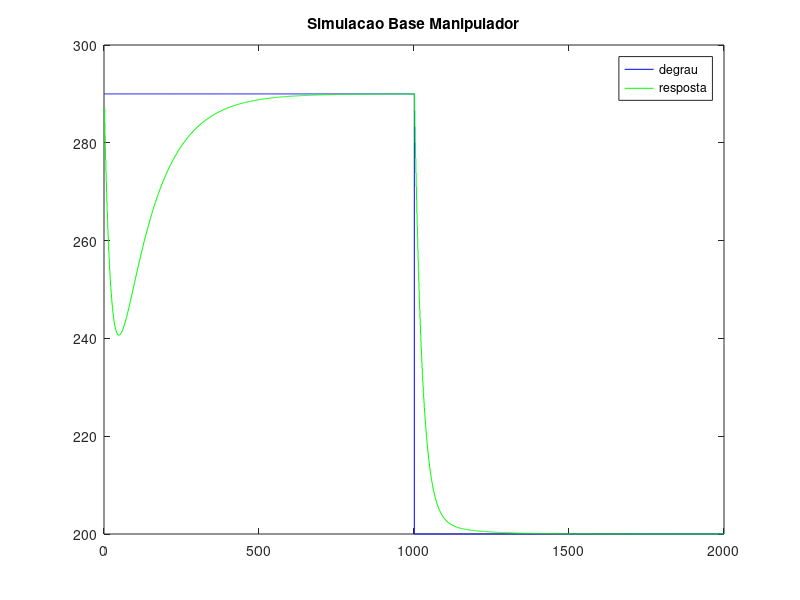
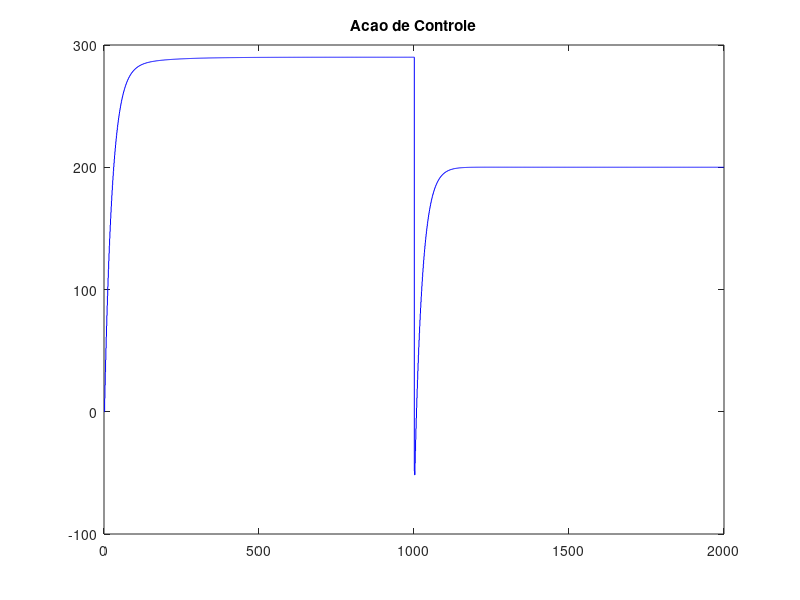
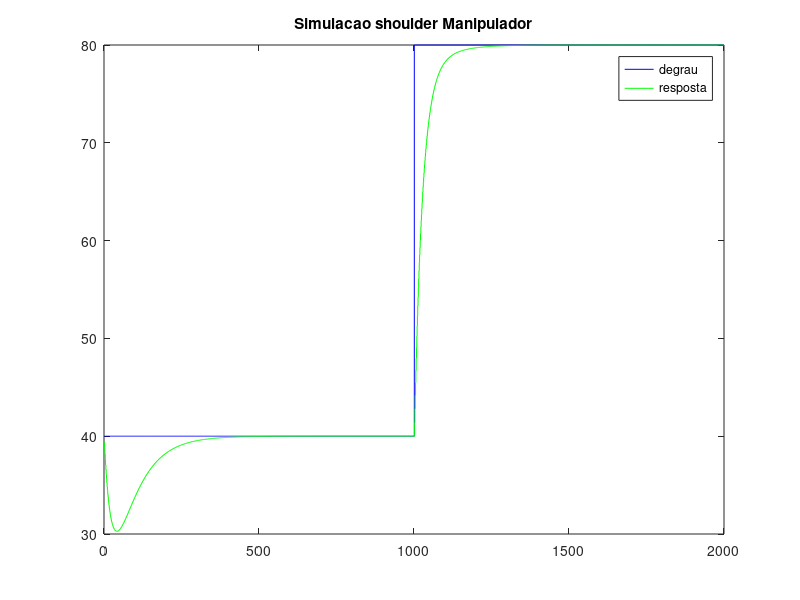
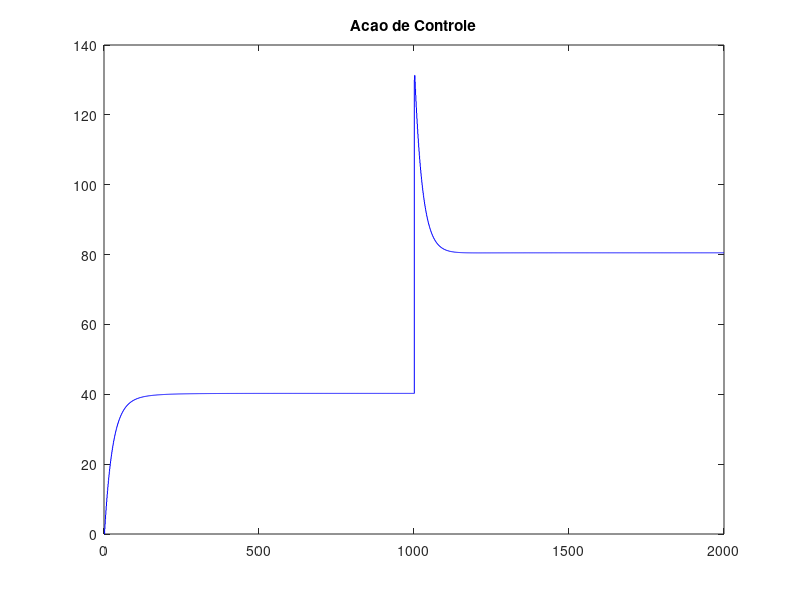

Source code (MATLAB) for these figures, in order:
clc;
close all;

% SO PRO BILLA SABER QUAIS SAO AS FUNCOES DE TRANSFERENCIA

% tf_base = tf([1.005],[1 1.006]);
% tf_base = c2d(tf_base,0.01,'zoh')
% c_base = tf([3.762 3.42],[1 0])
% c_base = c2d(c_base,0.01,'zoh')
% 
% tf_shoulder = tf([1.583],[1 1.596])
% tf_shoulder = c2d(tf_shoulder,0.01,'zoh')
% c_shoulder = tf([2.2436 3.16],[1 0])
% c_shoulder = c2d(c_shoulder,0.01,'zoh')
% 
% tf_forearm = tf([0.9556],[1 0.9407])
% tf_forearm = c2d(tf_forearm,0.01,'zoh')
% c_forearm = tf([3.74 3.4],[1 0])
% c_forearm = c2d(c_forearm,0.01,'zoh')

% BASE
r_k_base = 290;
y_k_base = 290;
y_k_base_delay = 290;
u_k_base = 0;
u_k_base_delay = 0;
e_k_base = 0;
e_k_base_delay = 0;
y_k_base_Output = zeros(1,2000);
r_k_base_Output = zeros(1,2000);
u_k_base_Output = zeros(1,2000);

x_axis = zeros(1,2000);

% SHOULDER
r_k_shoulder = 40;
y_k_shoulder = 40;
y_k_shoulder_delay = 40;
u_k_shoulder = 0;
u_k_shoulder_delay = 0;
e_k_shoulder = 0;
e_k_shoulder_delay = 0;
y_k_shoulder_Output = zeros(1,2000);
r_k_shoulder_Output = zeros(1,2000);
u_k_shoulder_Output = zeros(1,2000);

% FOREARM
r_k_forearm = 32;
y_k_forearm = 32;
y_k_forearm_delay = 32;
u_k_forearm = 0;
u_k_forearm_delay = 0;
e_k_forearm = 0;
e_k_forearm_delay = 0;
y_k_forearm_Output = zeros(1,2000);
r_k_forearm_Output = zeros(1,2000);
u_k_forearm_Output = zeros(1,2000);

for idx = 1:2000
    
    if idx <= 1000
        r_k_base = 290;
        r_k_shoulder = 40;
        r_k_forearm = 32;
    else
        r_k_base = 200;
        r_k_shoulder = 80;
        r_k_forearm = 100;
    end
    
    e_k_base = r_k_base - y_k_base;
    e_k_shoulder = r_k_shoulder - y_k_shoulder;
    e_k_forearm = r_k_forearm - y_k_forearm;
    
    u_k_base = u_k_base_delay + 3.762*e_k_base - 3.728*e_k_base_delay;
    u_k_shoulder = u_k_shoulder_delay + 2.244*e_k_shoulder - 2.212*e_k_shoulder_delay;
    u_k_forearm = u_k_forearm_delay + 3.74*e_k_forearm - 3.706*e_k_forearm_delay;
    
    pause(0.01)
      
    y_k_base = 0.01*u_k_base_delay + 0.99*y_k_base_delay;
    y_k_shoulder = 0.0157*u_k_shoulder_delay + 0.9842*y_k_shoulder_delay;
    y_k_forearm = 0.0095*u_k_forearm_delay + 0.9906*y_k_forearm_delay;
    
    y_k_base_Output(idx) = y_k_base;
    y_k_shoulder_Output(idx) = y_k_shoulder;
    y_k_forearm_Output(idx) = y_k_forearm;
    
    r_k_base_Output(idx) = r_k_base;
    r_k_shoulder_Output(idx) = r_k_shoulder;
    r_k_forearm_Output(idx) = r_k_forearm;
    
    u_k_base_Output(idx) = u_k_base;
    u_k_shoulder_Output(idx) = u_k_shoulder;
    u_k_forearm_Output(idx) = u_k_forearm;
    
    x_axis(idx) = idx;
    
	y_k_base_delay = y_k_base;
	u_k_base_delay = u_k_base;
    e_k_base_delay = e_k_base;
    
	y_k_shoulder_delay = y_k_shoulder;
	u_k_shoulder_delay = u_k_shoulder;
    e_k_shoulder_delay = e_k_shoulder;
    
	y_k_forearm_delay = y_k_forearm;
	u_k_forearm_delay = u_k_forearm;
    e_k_forearm_delay = e_k_forearm;
end

figure(1)
stairs(x_axis(1,:),r_k_base_Output(1,:),'b');
hold on
stairs(x_axis(1,:),y_k_base_Output(1,:),'g');
legend('degrau','resposta')
title('Simulacao Base Manipulador')

figure(2)
stairs(x_axis(1,:),u_k_base_Output(1,:),'b');
title('Acao de Controle')

figure(3)
stairs(x_axis(1,:),r_k_shoulder_Output(1,:),'b');
hold on
stairs(x_axis(1,:),y_k_shoulder_Output(1,:),'g');
legend('degrau','resposta')
title('Simulacao shoulder Manipulador')

figure(4)
stairs(x_axis(1,:),u_k_shoulder_Output(1,:),'b');
title('Acao de Controle')

figure(5)
stairs(x_axis(1,:),r_k_forearm_Output(1,:),'b');
hold on
stairs(x_axis(1,:),y_k_forearm_Output(1,:),'g');
legend('degrau','resposta')
title('Simulacao forearm Manipulador')

figure(6)
stairs(x_axis(1,:),u_k_forearm_Output(1,:),'b');
title('Acao de Controle')